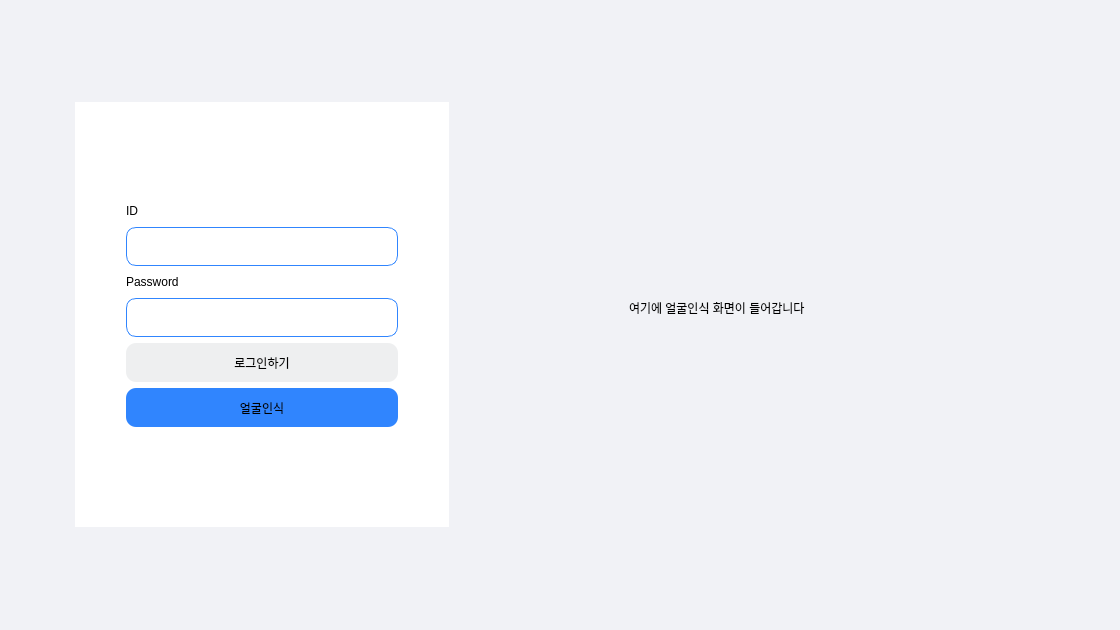
<?xml version="1.0" encoding="UTF-8"?>
<ui version="4.0">
 <class>LoginDialog</class>
 <widget class="QDialog" name="LoginDialog">
  <property name="geometry">
   <rect>
    <x>0</x>
    <y>0</y>
    <width>1120</width>
    <height>630</height>
   </rect>
  </property>
  <property name="windowTitle">
   <string>Dialog</string>
  </property>
  <property name="styleSheet">
   <string notr="true">background-color: rgb(241, 242, 246);</string>
  </property>
  <layout class="QHBoxLayout" name="horizontalLayout">
   <property name="spacing">
    <number>0</number>
   </property>
   <item>
    <spacer name="horizontalSpacer">
     <property name="orientation">
      <enum>Qt::Horizontal</enum>
     </property>
     <property name="sizeHint" stdset="0">
      <size>
       <width>40</width>
       <height>20</height>
      </size>
     </property>
    </spacer>
   </item>
   <item>
    <widget class="QWidget" name="left_widget" native="true">
     <property name="minimumSize">
      <size>
       <width>374</width>
       <height>425</height>
      </size>
     </property>
     <property name="maximumSize">
      <size>
       <width>374</width>
       <height>425</height>
      </size>
     </property>
     <property name="styleSheet">
      <string notr="true">background-color: rgb(255, 255, 255);</string>
     </property>
     <layout class="QHBoxLayout" name="horizontalLayout_2">
      <item>
       <widget class="QWidget" name="inner_widget" native="true">
        <property name="maximumSize">
         <size>
          <width>290</width>
          <height>244</height>
         </size>
        </property>
        <property name="layoutDirection">
         <enum>Qt::LeftToRight</enum>
        </property>
        <property name="styleSheet">
         <string notr="true">QLineEdit{
border: 1px solid #3085FE;
border-radius:10px;}
QPushButton{
border-radius:10px;
}</string>
        </property>
        <property name="inputMethodHints">
         <set>Qt::ImhUrlCharactersOnly</set>
        </property>
        <layout class="QVBoxLayout" name="verticalLayout">
         <item>
          <widget class="QLabel" name="id_lab">
           <property name="maximumSize">
            <size>
             <width>290</width>
             <height>20</height>
            </size>
           </property>
           <property name="text">
            <string>ID</string>
           </property>
          </widget>
         </item>
         <item>
          <widget class="QLineEdit" name="id_lineedit">
           <property name="maximumSize">
            <size>
             <width>290</width>
             <height>40</height>
            </size>
           </property>
           <property name="styleSheet">
            <string notr="true"/>
           </property>
          </widget>
         </item>
         <item>
          <widget class="QLabel" name="pw_lab">
           <property name="maximumSize">
            <size>
             <width>290</width>
             <height>20</height>
            </size>
           </property>
           <property name="text">
            <string>Password</string>
           </property>
          </widget>
         </item>
         <item>
          <widget class="QLineEdit" name="pw_lineedit">
           <property name="maximumSize">
            <size>
             <width>290</width>
             <height>40</height>
            </size>
           </property>
          </widget>
         </item>
         <item>
          <widget class="QPushButton" name="login_btn">
           <property name="maximumSize">
            <size>
             <width>290</width>
             <height>40</height>
            </size>
           </property>
           <property name="styleSheet">
            <string notr="true">background-color: rgb(238, 239, 240);</string>
           </property>
           <property name="text">
            <string>로그인하기</string>
           </property>
          </widget>
         </item>
         <item>
          <widget class="QPushButton" name="face_check_btn">
           <property name="maximumSize">
            <size>
             <width>290</width>
             <height>40</height>
            </size>
           </property>
           <property name="styleSheet">
            <string notr="true">background-color: rgb(48, 133, 254);</string>
           </property>
           <property name="text">
            <string>얼굴인식</string>
           </property>
          </widget>
         </item>
        </layout>
       </widget>
      </item>
     </layout>
    </widget>
   </item>
   <item>
    <widget class="QWidget" name="right_widget" native="true">
     <property name="minimumSize">
      <size>
       <width>596</width>
       <height>0</height>
      </size>
     </property>
     <property name="maximumSize">
      <size>
       <width>596</width>
       <height>425</height>
      </size>
     </property>
     <widget class="QLabel" name="sample_lab">
      <property name="geometry">
       <rect>
        <x>180</x>
        <y>150</y>
        <width>261</width>
        <height>111</height>
       </rect>
      </property>
      <property name="text">
       <string>여기에 얼굴인식 화면이 들어갑니다</string>
      </property>
     </widget>
    </widget>
   </item>
   <item>
    <spacer name="horizontalSpacer_2">
     <property name="orientation">
      <enum>Qt::Horizontal</enum>
     </property>
     <property name="sizeHint" stdset="0">
      <size>
       <width>40</width>
       <height>20</height>
      </size>
     </property>
    </spacer>
   </item>
  </layout>
 </widget>
 <resources/>
 <connections/>
</ui>
